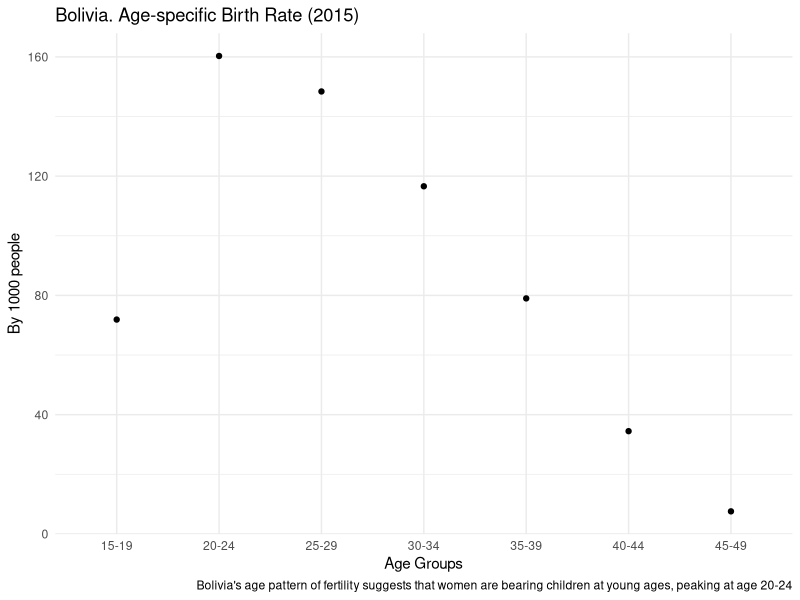

Generate this figure with R:
library(ggplot2)

#####################################################################
#     Tasas de fecundida por grupos quinquenales                   ##
#-------------------------------------------------------------------#

## Building data set
Age_group<- c("15-19", "20-24", "25-29", "30-34", "35-39", "40-44", "45-49")
MEF<- c(570.820, 541.429, 474.959, 415.863, 365.770, 325.770, 265.288)
B<- c(41.042, 86.791, 70.476, 48.490, 28.896, 11.230, 2.010)

Data_1<- cbind(Age_group, MEF, B)
Data_1<- as.data.frame(Data_1)
attach(Data_1)

## Calcuating rates
# Calculating age-specific birth rate (tasa de fecundidad por edad)
Data_1$F_x_5<- B/MEF
# Reduce to 4 significant figures
Data_1$F_x_5<- signif(Data_1$F_x_5, digits = 4)
## signif(x, digits = 6)

# Calculating fertility rate by 1000
Data_1$F_x_5_1000<- Data_1$F_x_5*1000

## Creating graph
attach(Data_1)
Fertility_graph<- ggplot(data = Data_1) +
  geom_point(mapping = aes(x=Age_group, y=F_x_5_1000))+
  labs(x="Age Groups",
       y="By 1000 people",
       title = "Bolivia. Age-specific Birth Rate (2015)",
       caption = "Bolivia's age pattern of fertility suggests that women are bearing children at young ages, peaking at age 20-24")+
  theme(plot.title = element_text(hjust = .5),
        axis.ticks = element_blank()) +
  theme_minimal()
# Fecundidad de cuspide temprana porque su maximo valor esta entre 20 y 25 anhos de edad. Tasa de

# Calculating TGF
Data_1$Sum_f_x_5<- sum(Data_1$F_x_5)
Data_1$TGF<- 5*Data_1$Sum_f_x_5 # Hijos e hijas por mujer

# Calculating TBR
Data_1$K<- 100/205
Data_1$TBR<- 5 * Data_1$K * Data_1$Sum_f_x_5 # Hijas por mujer, considerando que las mujeres no mueren

# Calculating TNR
# Considera muertes antes de llegar a la edad reproductiva
# Inclduing survivorship probability
Data_1$P_x<- c(0.9321, 0.9247, 0.9168, 0.9077, 0.8952, 0.8784, 0.8563)
Data_1$F_x_5_P_x<- Data_1$F_x_5 * Data_1$P_x
Data_1$Sum_F_x_5_P_x<- sum(Data_1$F_x_5_P_x)
Data_1$TNR<- 5 * Data_1$K * sum(Data_1$F_x_5_P_x) # Hijas mujeres por cada mujer en edad fertil
